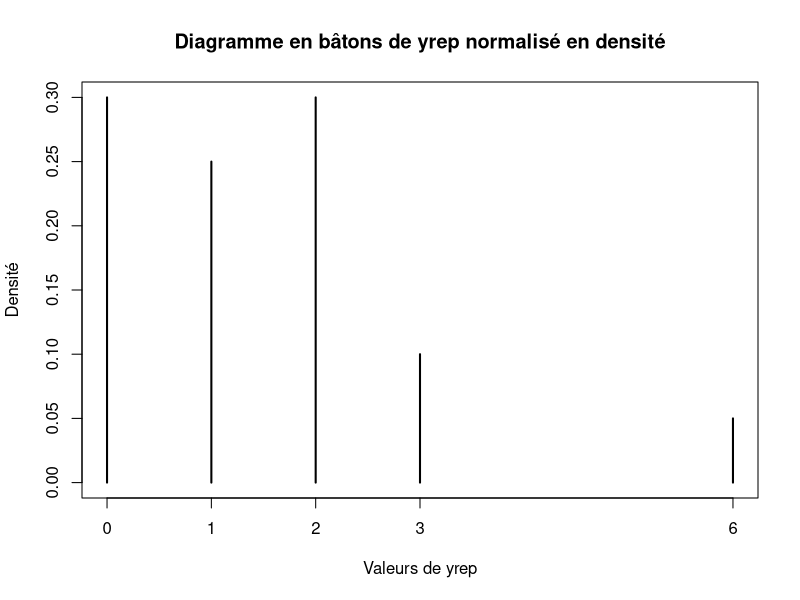

Write R code to recreate this figure. (Note: this script raises an error after producing the figure.)
# Mapathé FAYE

########################################
# 1- Estimation d'une densité 
#####################################
## 1)
set.seed(0509)
n = 20
p = 0.3
y = rgeom(n,p)
mean(y) ## 1.45
yrep=factor(y)
table(yrep)
densite_y <- table(y) / length(y) ## normalise yrep en densté
# diagramme en batons
plot(densite_y,type="h", main = "Diagramme en bâtons de yrep normalisé en densité", 
        xlab = "Valeurs de yrep", ylab = "Densité")
points(0:6,dgeom(0:6, 0.3,col=2))
##2)
log_vraisemblance <- function(p) {
  sum(dgeom(y, prob = p, log = TRUE))   ## fonction de log-vrais
}
vectorise_log_vraisemblance <- Vectorize(log_vraisemblance) ## vectrise la log-vrai
 
# traços la log-vraisemblance
curve(vectorise_log_vraisemblance, from = 0,
      to = 1,main= "log-vraisemblance de l'échantillon", 
      xlab = "p", ylab = "logL(p)")


# 3) 
EMV_p <- optim(par = 0.5, fn = function(p) 
  -log_vraisemblance(p), method = "Brent",
  lower = 0, upper = 1)$par

print(EMV_p) ##  0.4081633
# Pour calculer l'écart-type estimer de l'estimateur nous pouvons utiliser la méthode de la matrice d'information de Fisher inverse
# La matrice d'information de Fisher est l'espérance du double de la dérivée seconde de la log-vraisemblance par rapport à p
# L'écart-type de l'estimateur du maximum de vraisemblance est alors l'inverse de la racine carrée de cette valeur.

#4) 
plot(densite_y,type="h", main = "Diagramme en bâtons de yrep normalisé en densité", 
     xlab = "Valeurs de yrep", ylab = "Densité")
points(n,dgeom(n,EMV_p),col=2)

# Paramètre estimé p
p_estime <- EMV_p

# Densité géométrique estimée
densite_geometrique <- dgeom(0:max(y), prob = p_estime)
#supperpose
lines(densite_geometrique, col = "red")

# QQplot de l'échantillon y
qqplot(qgeom(ppoints(length(y)), prob = p_estime), y)
abline(0, 1, col = "blue", lwd = 2)
########################################
# Estimation d'une regression non-linéaire
#############################################
#1) D'après le model ODi a pour loi une loi gaussienne d'espérance f(logdi,B) et de variance sigma^2 

## 2) 
elisa = read.table(file="elisa.txt", header=T,dec=".")
head(elisa)
n = dim(elisa) # 16 lignes et 2 colonnes
plot(elisa$logd,elisa$OD) ## beta1 = 5, beta2 = 1.5

#3) fonction de régression

beta = c(beta1,beta2,beta3,beta4)
freg <- function(beta,logd) {
  beta1 <- beta[1]
  beta2<- beta[2]
  beta3<- beta[3]
  beta4<- beta[4]
  beta1=(beta2-beta1)/(1+exp(beta3*(logd-beta4)))
  
}

# 4) fonction logvrais
lodd = elisa$logd
ODi = elisa$OD
logvrais = function(beta){
  sum(log(dnorm(ODi,freg(beta,logd))))
  }

# 5)
nlogvrais = fonction(beta) -logvrais
?nlm
res=nlm(logvrais,beta)

fit.nls = nls(OD~freg(beta,logd),data=elisa,start =list(beta=c(1,2,3,4)))
